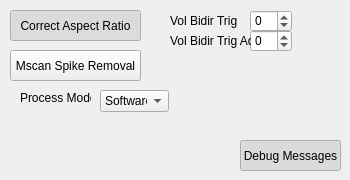
        <widget class="QWidget" name="tab_4">
         <attribute name="title">
          <string>Processing</string>
         </attribute>
         <widget class="QPushButton" name="corrAspectRatio_pushButton">
          <property name="geometry">
           <rect>
            <x>10</x>
            <y>10</y>
            <width>131</width>
            <height>31</height>
           </rect>
          </property>
          <property name="text">
           <string>Correct Aspect Ratio</string>
          </property>
          <property name="checkable">
           <bool>true</bool>
          </property>
          <property name="checked">
           <bool>true</bool>
          </property>
         </widget>
         <widget class="QSpinBox" name="volBidirTrigAdj_spinBox">
          <property name="geometry">
           <rect>
            <x>250</x>
            <y>30</y>
            <width>42</width>
            <height>22</height>
           </rect>
          </property>
          <property name="minimum">
           <number>-100</number>
          </property>
          <property name="maximum">
           <number>100</number>
          </property>
          <property name="value">
           <number>0</number>
          </property>
         </widget>
         <widget class="QSpinBox" name="volBidirTrigFix_spinBox">
          <property name="geometry">
           <rect>
            <x>250</x>
            <y>10</y>
            <width>42</width>
            <height>22</height>
           </rect>
          </property>
          <property name="minimum">
           <number>-1000</number>
          </property>
          <property name="maximum">
           <number>1000</number>
          </property>
          <property name="value">
           <number>0</number>
          </property>
         </widget>
         <widget class="QPushButton" name="spikeRemoval_pushButton">
          <property name="geometry">
           <rect>
            <x>10</x>
            <y>50</y>
            <width>131</width>
            <height>31</height>
           </rect>
          </property>
          <property name="text">
           <string>Mscan Spike Removal</string>
          </property>
          <property name="checkable">
           <bool>true</bool>
          </property>
          <property name="checked">
           <bool>false</bool>
          </property>
         </widget>
         <widget class="QLabel" name="label_89">
          <property name="geometry">
           <rect>
            <x>170</x>
            <y>30</y>
            <width>81</width>
            <height>21</height>
           </rect>
          </property>
          <property name="text">
           <string>Vol Bidir Trig Adj</string>
          </property>
         </widget>
         <widget class="QLabel" name="label_52">
          <property name="geometry">
           <rect>
            <x>170</x>
            <y>10</y>
            <width>71</width>
            <height>21</height>
           </rect>
          </property>
          <property name="text">
           <string>Vol Bidir Trig Fix</string>
          </property>
         </widget>
         <widget class="QPushButton" name="processingDebug_pushButton">
          <property name="geometry">
           <rect>
            <x>240</x>
            <y>140</y>
            <width>101</width>
            <height>31</height>
           </rect>
          </property>
          <property name="text">
           <string>Debug Messages</string>
          </property>
          <property name="checkable">
           <bool>true</bool>
          </property>
          <property name="checked">
           <bool>true</bool>
          </property>
         </widget>
         <widget class="QComboBox" name="processMode_comboBox">
          <property name="geometry">
           <rect>
            <x>100</x>
            <y>90</y>
            <width>69</width>
            <height>22</height>
           </rect>
          </property>
          <property name="currentIndex">
           <number>1</number>
          </property>
          <item>
           <property name="text">
            <string>FPGA</string>
           </property>
          </item>
          <item>
           <property name="text">
            <string>Software</string>
           </property>
          </item>
          <item>
           <property name="text">
            <string>GPU</string>
           </property>
          </item>
         </widget>
         <widget class="QLabel" name="label_141">
          <property name="geometry">
           <rect>
            <x>20</x>
            <y>90</y>
            <width>71</width>
            <height>16</height>
           </rect>
          </property>
          <property name="text">
           <string>Process Mode:</string>
          </property>
         </widget>
        </widget>
